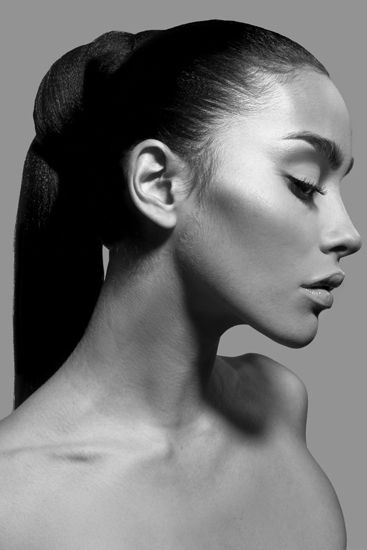
#> input picture HW5/girl.jpg, 367 x 550 px, found by its file name; the run also reads 1 picture not shown here
$ python 18521259_HW5.py
#> lines starting #> are read from the running program, lines starting #| are printed output that depends on the picture
import numpy as np
import cv2
from matplotlib import pyplot as plt

def blend_img_img(img, effect, rect, ALPHA):
    effect = cv2.cvtColor(effect, cv2.COLOR_BGR2RGB)
    mask = np.zeros(img.shape[:2],np.uint8)

    bgdModel = np.zeros((1,65),np.float64)
    fgdModel = np.zeros((1,65),np.float64)

    cv2.grabCut(img,mask,rect,bgdModel,fgdModel,5,cv2.GC_INIT_WITH_RECT)
    mask2 = np.where((mask==2)|(mask==0),0,1).astype(np.uint8)
    mask2 = mask2[:,:,np.newaxis]

    bld_img = ((1 - ALPHA)*img + (ALPHA*effect*mask2)).astype(np.uint8)

    plt.subplot(131).set_title('Original')
    plt.imshow(img)
    plt.subplot(132).set_title('Effect')
    plt.imshow(effect)
    plt.subplot(133).set_title('Blended Image')
    plt.imshow(bld_img)
    plt.show()

def blend_img_vid(img, effect, rect, ALPHA):
    mask = np.zeros(img.shape[:2],np.uint8)

    bgdModel = np.zeros((1,65),np.float64)
    fgdModel = np.zeros((1,65),np.float64)

    cv2.grabCut(img,mask,rect,bgdModel,fgdModel,5,cv2.GC_INIT_WITH_RECT)
    mask2 = np.where((mask==2)|(mask==0),0,1).astype(np.uint8)
    mask2 = mask2[:,:,np.newaxis]

    while True:
        ret, frame = effect.read()
        if not ret:
            break
        frame = cv2.resize(frame, (367, 550))
        frame = ((1 - ALPHA)*img + (ALPHA*frame*mask2)).astype(np.uint8)
        cv2.imshow('frame', frame)
        if(cv2.waitKey(10) & 0xFF == ord('b')):
                break

    effect.release()
    cv2.destroyAllWindows()

img = cv2.imread(r'C:\UIT\HK6\HW-20210420T132435Z-001\HW\HW5\girl.jpg')
#> img is the input picture: shape (550, 367, 3); min 0, max 247, mean 113.2
effect = cv2.imread(r'C:\UIT\HK6\HW-20210420T132435Z-001\HW\HW5\fire.jpg')
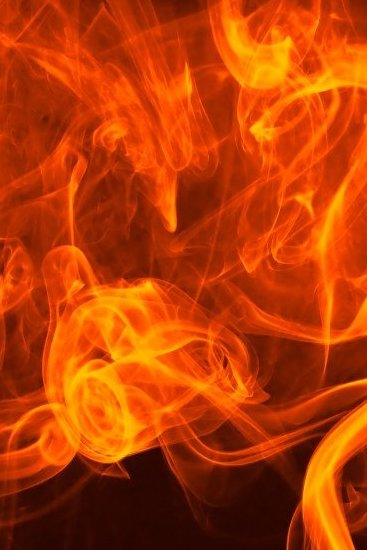
#> input picture HW5/fire.jpg, 367 x 550 px, found by its file name
#> effect is the input picture: shape (550, 367, 3); mean B, G, R 4.1, 59.9, 184
vid = cv2.VideoCapture(r'C:\UIT\HK6\HW-20210420T132435Z-001\HW\HW5\smoke.avi')
alpha = -0.5
# rect = (start_x, start_y, width, height)
rect = (0,5,366,545)

# blend_img_img(img, effect, rect, alpha)
blend_img_vid(img, vid, rect, alpha)
#> in blend_img_vid, `frame = cv2.resize(frame, (367, 550))`: frame: shape (550, 367, 3); every value is 0
#> in blend_img_vid, `frame = ((1 - ALPHA)*img + (ALPHA*frame*mask2)).astype(np.uint8)`:
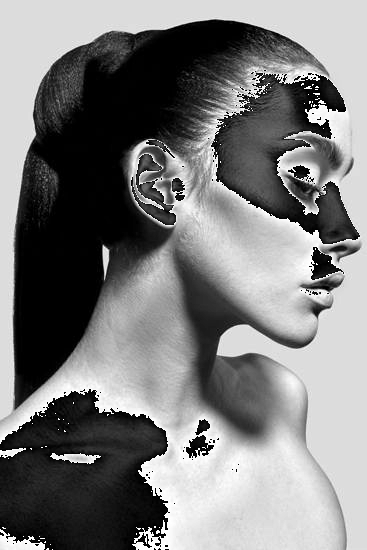
#> frame: shape (550, 367, 3); min 0, max 255, mean 124.3
#> (key Esc is pressed here)
